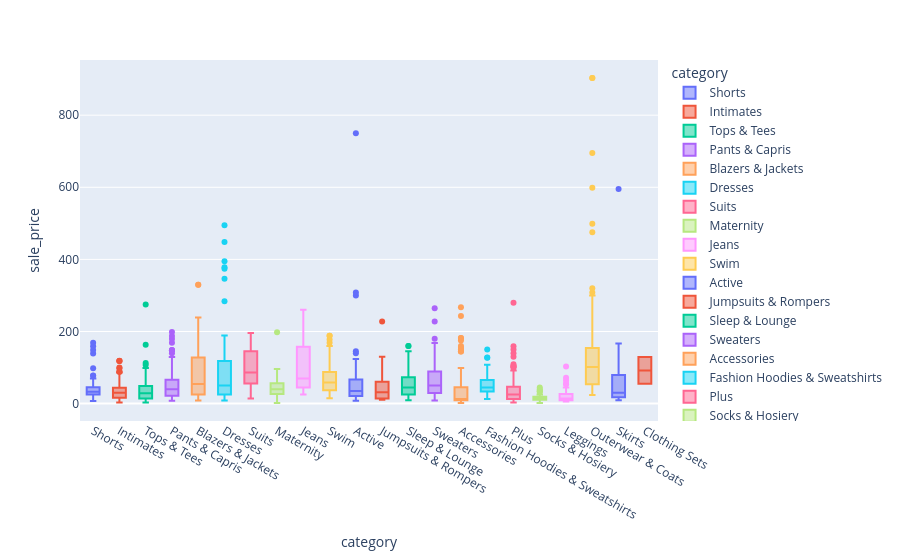

Notebook cell for this chart:
### Code cell
fig = px.box(
    df,
    x="category",
    y="sale_price",
    color="category"
)

fig.show()
